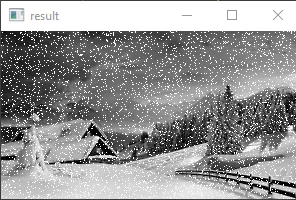
#> input picture frame 8 of Assignment_27/Snow.mp4, 296 x 200 px, given in place of the camera
$ python Ex_4.py
#> lines starting #> are read from the running program, lines starting #| are printed output that depends on the picture
import cv2
import numpy as np

cap = cv2.VideoCapture(0)
_, frame = cap.read()
#> frame is the input picture: shape (200, 296, 3); mean B, G, R 148.7, 148.7, 148.7
frame = cv2.cvtColor(frame, cv2.COLOR_BGR2GRAY)
#> frame: shape (200, 296)
rows, cols = frame.shape
#> rows = 200; cols = 296

writer = cv2.VideoWriter('Assignment_27\Jila.mp4', cv2.VideoWriter_fourcc(*'MJPG'), 30, (cols, rows))

while True:
    _, frame = cap.read()
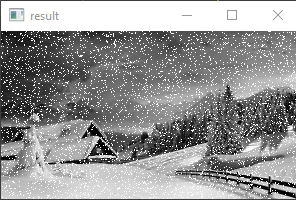
#> input picture frame 9 of Assignment_27/Snow.mp4, 296 x 200 px, given in place of the camera
#> frame is the input picture: shape (200, 296, 3); mean B, G, R 148.8, 148.8, 148.7
    frame = cv2.cvtColor(frame, cv2.COLOR_BGR2GRAY)
#> frame: shape (200, 296)
    frame_ROI = frame[(rows//2 - 50):(rows//2 + 50), (cols//2 - 50):(cols//2 + 50)]
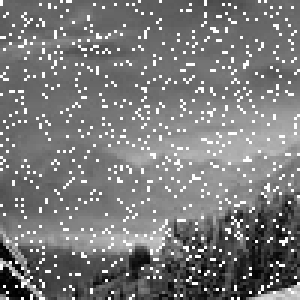
#> frame_ROI: shape (100, 100) (shown 3 times larger); min 0, max 255, mean 121
    frame_Blur = cv2.GaussianBlur(frame, None, 5, 5, 5   )
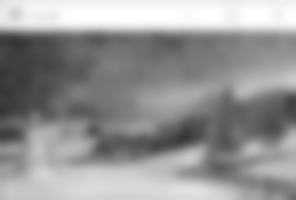
#> frame_Blur: shape (200, 296); min 53, max 255, mean 149.6
    cv2.rectangle(frame_Blur, (cols//2 - 50,rows//2 - 50), (cols//2 + 50,rows//2 + 50), 0,5)
    mean = np.mean(frame_ROI)
#> mean = 121
    if mean > 150:
        color = 'White'
    elif mean < 70:
        color = 'Black'
    else:
        color = 'Gray'
    cv2.putText(frame_Blur, color, (cols//2 - 40,rows//2 - 80), cv2.FONT_HERSHEY_SIMPLEX, 1, 0, thickness= 3)
    frame_Blur[(rows//2 - 50):(rows//2 + 50), (cols//2 - 50):(cols//2 + 50)] = frame_ROI
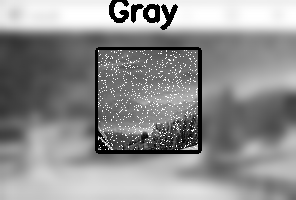
#> frame_Blur: shape (200, 296); min 0, max 255, mean 143.3
    frame = cv2.cvtColor(frame_Blur, cv2.COLOR_GRAY2BGR)
#> frame: shape (200, 296, 3)
    writer.write(frame)
    cv2.imshow('result', frame)
    if cv2.waitKey(5) & 0xFF == ord('q'):
#> (key q is pressed here)
        break

writer.release()
cap.release()
cv2.destroyAllWindows()

$ run again, starting later in the video
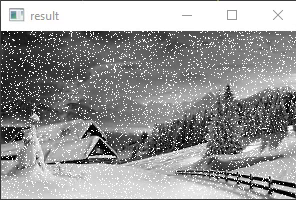
#> input picture frame 40 of Assignment_27/Snow.mp4, 296 x 200 px, given in place of the camera
#> frame is the input picture: shape (200, 296, 3); mean B, G, R 148.6, 148.6, 148.6
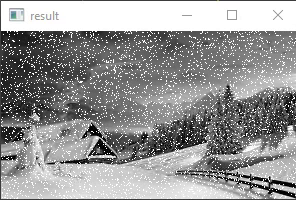
#> input picture frame 41 of Assignment_27/Snow.mp4, 296 x 200 px, given in place of the camera
#> frame is the input picture: shape (200, 296, 3); mean B, G, R 148.7, 148.7, 148.6
#> mean = 121.7
#> `frame_Blur[(rows//2 - 50):(rows//2 + 50), (cols//2 - 50):(cols//2 + 50..`:
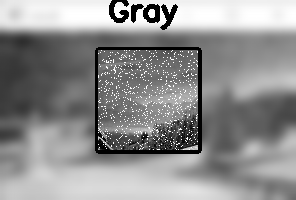
#> frame_Blur: shape (200, 296); min 0, max 255, mean 143.2

$ run again, starting later in the video
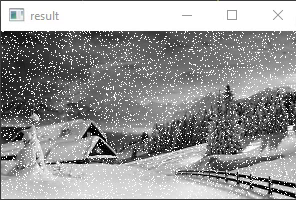
#> input picture frame 71 of Assignment_27/Snow.mp4, 296 x 200 px, given in place of the camera
#> frame is the input picture: shape (200, 296, 3); mean B, G, R 148.8, 148.8, 148.8
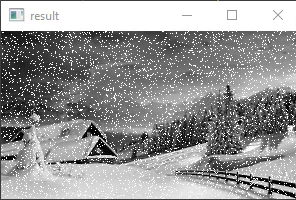
#> input picture frame 72 of Assignment_27/Snow.mp4, 296 x 200 px, given in place of the camera
#> frame is the input picture: shape (200, 296, 3); mean B, G, R 148.8, 148.8, 148.8
#> mean = 122.3
#> `frame_Blur[(rows//2 - 50):(rows//2 + 50), (cols//2 - 50):(cols//2 + 50..`:
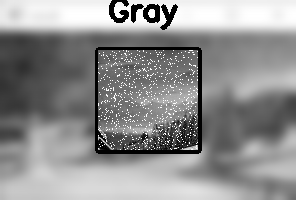
#> frame_Blur: shape (200, 296); min 0, max 255, mean 143.4
